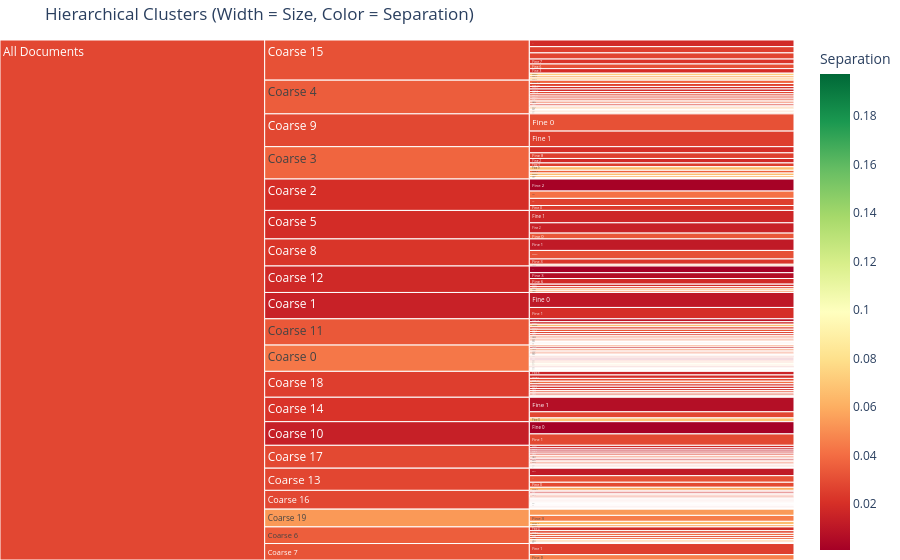

Notebook code cell kept with this figure:
### Code cell
CHOSEN_COARSE_K = 20  
fine_options = [2, 3, 4, 5, 6, 7, 8, 9, 10, 12, 15, 18, 20, 22, 25]

# Run the full hierarchy
results = build_dynamic_hierarchy(
    doc_emb=doc_emb, 
    chosen_coarse_k=CHOSEN_COARSE_K, 
    fine_k_options=fine_options
)

# View the new Dendrogram-style Icicle Tree
tree_fig = plot_hierarchy_tree(results["metrics_df"])
tree_fig.show()

### Figure 1 — Plotly figure (JSON) as saved in the notebook; plotly's stock layout.template omitted (floating-point values rounded to 4 significant figures; data arrays with more than 128 entries replaced by an {"elided": "..."} marker saying what was removed)
{"data": [{"branchvalues": "total", "customdata": {"elided": "190x1 float values"}, "domain": {"x": [0, 1], "y": [0, 1]}, "hovertemplate": "labels=%{label}<br>Size=%{value}<br>parent=%{parent}<br>id=%{id}<br>Separation=%{color}<extra></extra>", "ids": {"elided": "190 str values"}, "labels": {"elided": "190 str values"}, "marker": {"coloraxis": "coloraxis", "colors": {"elided": "190 float values"}}, "name": "", "parents": {"elided": "190 str values"}, "type": "icicle", "values": {"elided": "190 float values"}}], "layout": {"coloraxis": {"autocolorscale": false, "colorbar": {"title": {"text": "Separation"}}, "colorscale": [[0, "rgb(165,0,38)"], [0.1, "rgb(215,48,39)"], [0.2, "rgb(244,109,67)"], [0.3, "rgb(253,174,97)"], [0.4, "rgb(254,224,139)"], [0.5, "rgb(255,255,191)"], [0.6, "rgb(217,239,139)"], [0.7, "rgb(166,217,106)"], [0.8, "rgb(102,189,99)"], [0.9, "rgb(26,152,80)"], [1, "rgb(0,104,55)"]]}, "legend": {"tracegroupgap": 0}, "margin": {"b": 0, "l": 0, "r": 0, "t": 40}, "title": {"text": "Hierarchical Clusters (Width = Size, Color = Separation)"}}}
